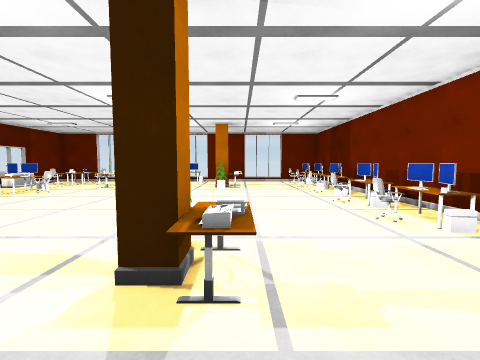
View 1 (above)

22 first-person views from a walk through a Unity game level. The camera is 1.5 m above the floor, tilts 4° down and sees 90° across. The floor is counted in squares, 1 m on a side. Each view is taken from the middle of a square. On the plan, view 1 faces up. The plan holds only what a view shows up to about 13 squares ahead; the rest is blank. The place goes on beyond the plan. The player is left out.

View 2
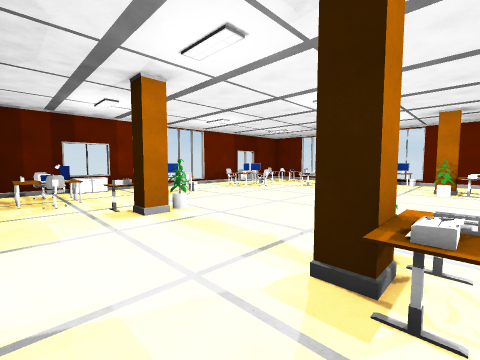

View 3
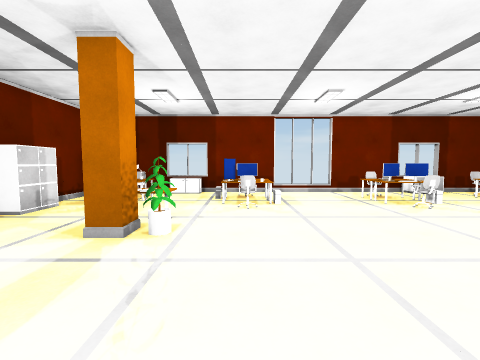

View 4
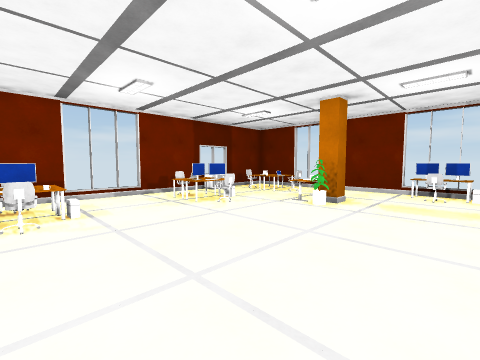

View 5
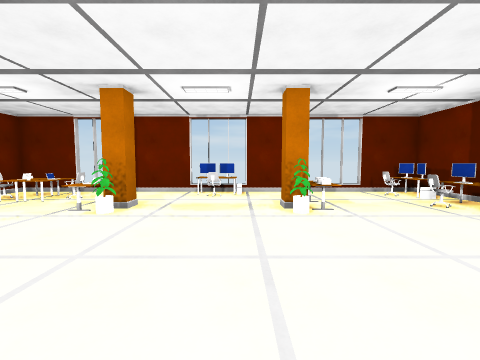

View 6
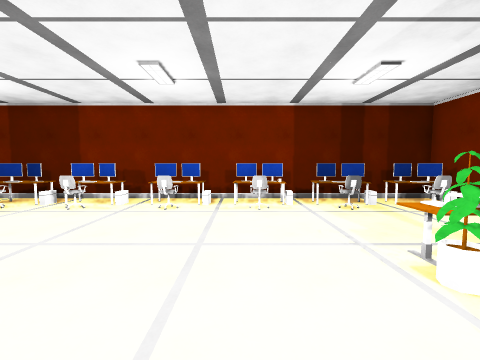

View 7
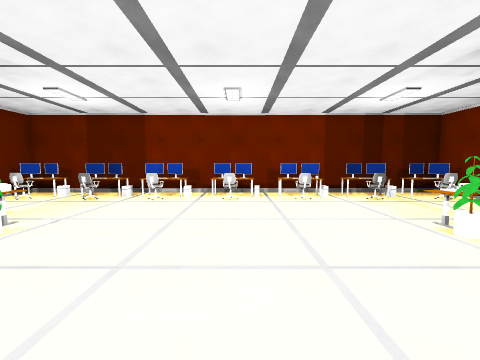

View 8
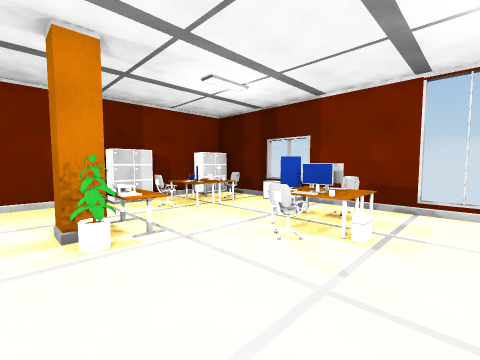

View 9
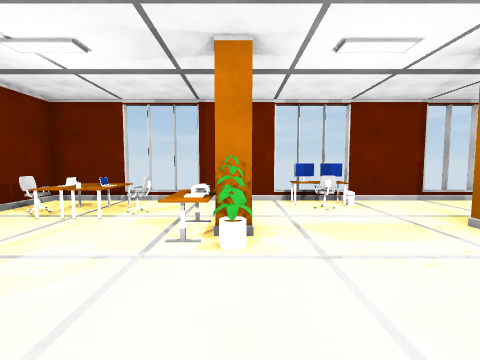

View 10
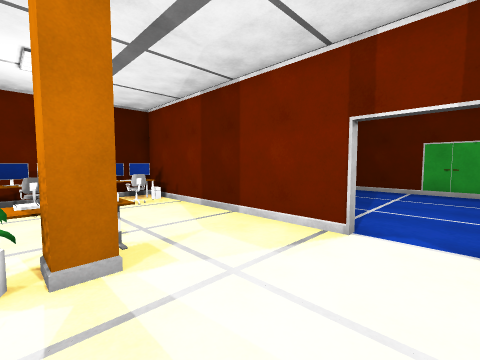

View 11
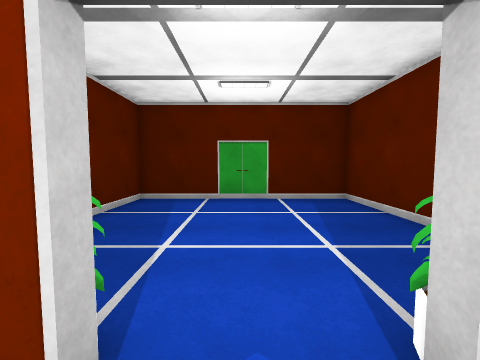

View 12
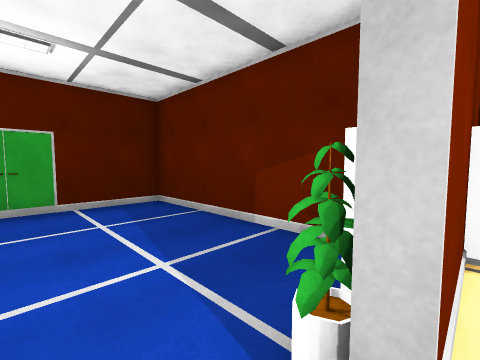

View 13
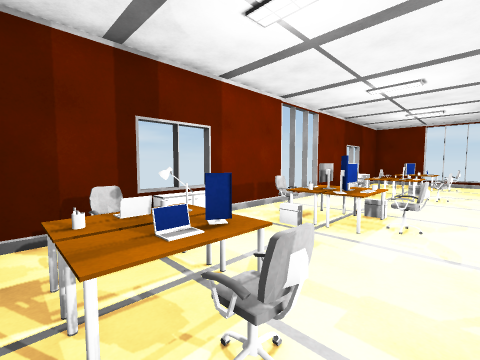

View 14
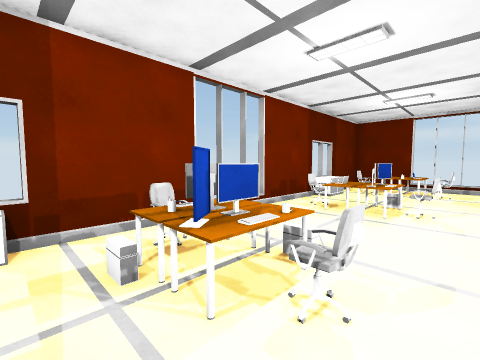

View 15
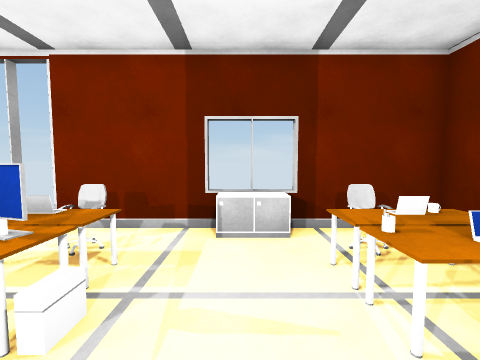

View 16
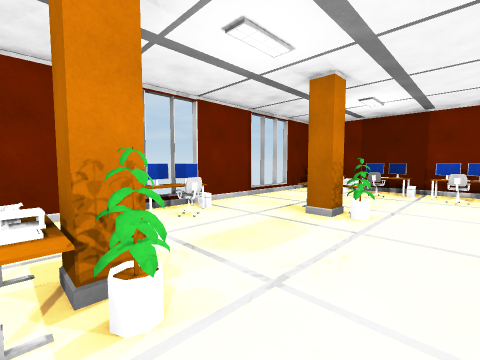

View 17
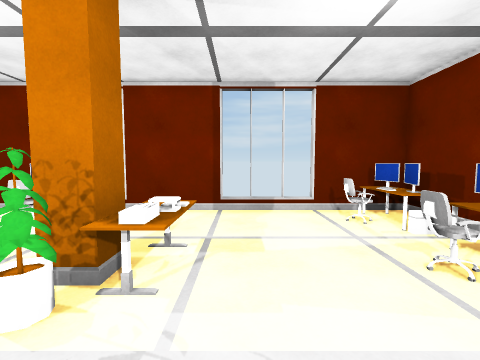

View 18
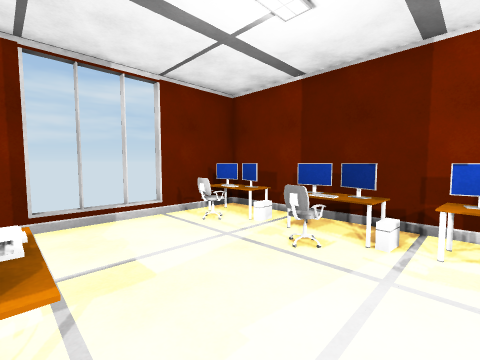

View 19
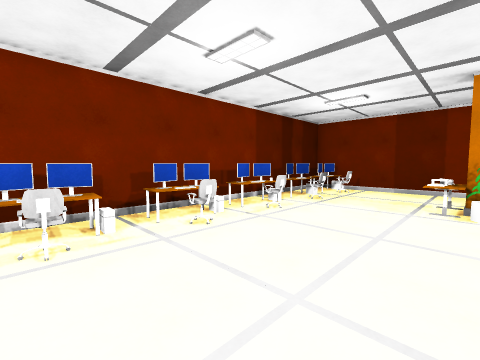

View 20
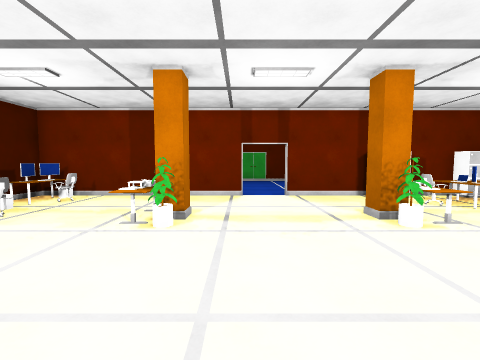

View 21
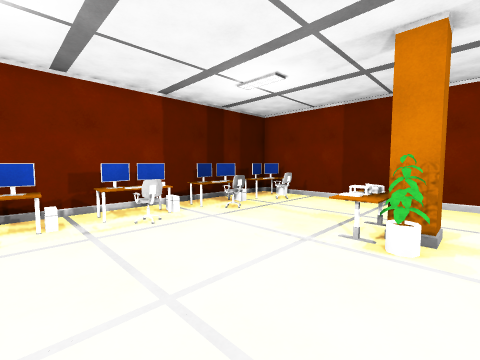

View 22
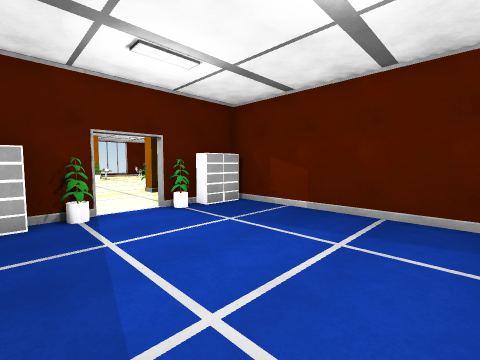

### Floor plan
Points are (right, up) in squares from view 1. A wall is a line through its corners. A room is listed if a view was taken in it or the views show most of it. See-through windows are left out.
Room 1 (views 1, 2, 3, 4, 5, 6, 7, 8, 9, 10, 11, 13, 14, 15, 16, 17, 18, 19, 20, 21)
walls: (-14.5, 8.5) (-14.5, -0.5); (-3.1, -1.1) (6.2, -1.1) (6.2, 19.6) (3.3, 19.6); (-5.5, 19.6) (-8.7, 19.6); (-3.5, 19.6) (-4.7, 19.6); (-9, -1.1) (-5.1, -1.1); (0.5, 19.6) (-2.7, 19.6); (-11.5, 19.6) (-14.5, 19.6) (-14.5, 10.6); (-13, -1.1) (-10.6, -1.1)
ways out: opening at (-4.5, -1) to room 2; gap at (-15, 8); gap at (-15, 11)
objects: cabinet (-14, -1); cabinet (-14, 3) to (-14, 4); cabinet (-14, 15) to (-14, 16); chair (-13, 1); chair (-13, 6); chair (-13, 12); chair (-13, 17); other object (-12, 0); laptop (-12, 1); other object (-12, 2); other object (-12, 3); other object (-12, 5); monitor (-12, 6); laptop (-12, 12); other object (-12, 13); laptop (-12, 17); other object (-12, 18); laptop (-11, 1); monitor (-11, 2); monitor (-11, 5); other object (-11, 6); monitor (-11, 7); monitor (-11, 12); monitor (-11, 13); laptop (-11, 16); other object (-11, 17); other object (-11, 18); cabinet (-10, -1); chair (-10, 1); chair (-10, 6); chair (-10, 12); chair (-10, 17); other object (-8, 2); other object (-8, 3); other object (-8, 4); other object (-8, 15); printer (-8, 16); pillar (-7, 3) to (-7, 4); other object (-7, 14); pillar (-7, 15); monitor (-5, 19); chair (-4, 18); monitor (-4, 19) to (-3, 19); pillar (-1, 3) to (-1, 4); other object (-1, 14); pillar (-1, 15); other object (0, 2); printer (0, 3); other object (0, 4); printer (0, 15); other object (0, 16); chair (4, 0) to (4, 1); chair (4, 3); chair (4, 6); chair (4, 9); chair (4, 12) to (4, 13); chair (4, 15); chair (4, 18); monitor (5, 0); monitor (5, 1); monitor (5, 3); monitor (5, 4); other object (5, 5); monitor (5, 6); monitor (5, 7); monitor (5, 9); monitor (5, 10); monitor (5, 12); monitor (5, 13); monitor (5, 15); monitor (5, 16); other object (5, 17); other object (5, 18); monitor (5, 19)
Room 2 (views 12, 22)
walls: (-5.5, -1.4) (-6.6, -1.4); (-8.5, -2.7) (-8.5, -10.1) (0.2, -10.1) (0.2, -1.6); (-1.6, -1.4) (-3.1, -1.4) (-3.1, -1.1)
ways out: opening at (-4.5, -1) to room 1
objects: shelf (-8, -2) to (-7, -2); other object (-6, -2) to (-5, -2); other object (-3, -2); shelf (-2, -2) to (-1, -2)

Positions as (right, up) in squares from view 1, and headings:
1: (0, 0), facing up
2: (0, 0), facing up-left
3: (-2, 6), facing left
4: (-3, 6), facing up-left
5: (-3, 7), facing up
6: (-4, 7), facing right
7: (-6, 9), facing right
8: (-6, 9), facing down-left
9: (-7, 10), facing up
10: (-5, 4), facing down-right
11: (-4, 0), facing down
12: (-4, -1), facing down-left
13: (-9, 0), facing up-left
14: (-9, 4), facing up-left
15: (-9, 15), facing left
16: (-8, 12), facing up-right
17: (1, 12), facing up
18: (0, 13), facing up-right
19: (-1, 13), facing down-right
20: (-3, 10), facing down
21: (-2, 9), facing down-right
22: (-7, -9), facing up-right
